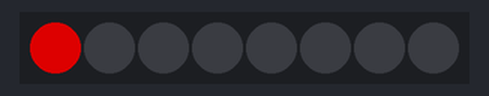
Bench run of a sketch on a simulated Arduino Uno, built with avr-gcc and run on an emulated ATmega328P. On the bench: 8 RGB LEDs in strip order, left to right. Dim RGB values are drawn brighter than linear.

Above: at 0.1 s.
At 1.5 s:
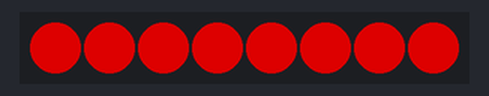
At 2.3 s:
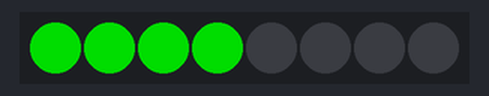
At 3.1 s:
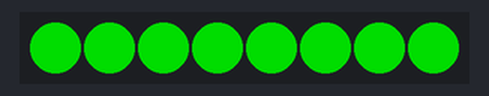
At 3.5 s:
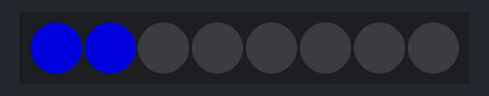
At 4.71 s:
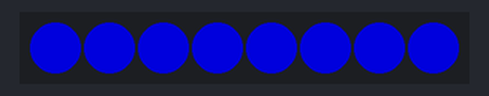
Timing chart, 0 to 40.0 s (numbered marks = the images above):
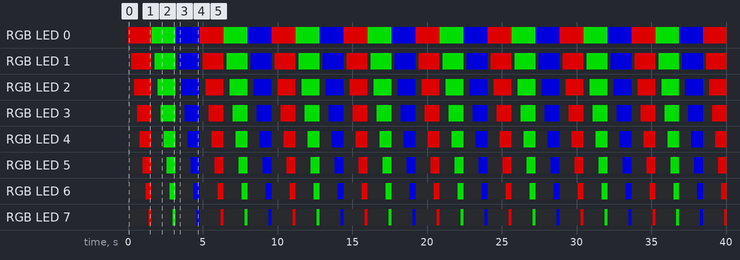

Measured:
- by itself, RGB LED 0: repeats every 4.8 s: RGB(0, 150, 0) 1.6 s, RGB(0, 0, 150) 1.6 s, RGB(150, 0, 0) 1.6 s
- by itself, RGB LED 1: repeats every 4.8 s: off 0.20 s, RGB(0, 150, 0) 1.4 s, off 0.20 s, RGB(0, 0, 150) 1.4 s, off 0.20 s, RGB(150, 0, 0) 1.4 s
- by itself, RGB LED 2: repeats every 4.8 s: off 0.40 s, RGB(0, 150, 0) 1.2 s, off 0.40 s, RGB(0, 0, 150) 1.2 s, off 0.40 s, RGB(150, 0, 0) 1.2 s
- by itself, RGB LED 3: repeats every 4.8 s: off 0.60 s, RGB(0, 150, 0) 1.0 s, off 0.60 s, RGB(0, 0, 150) 1.0 s, off 0.60 s, RGB(150, 0, 0) 1.0 s
- by itself, RGB LED 4: repeats every 4.8 s: off 0.80 s, RGB(0, 150, 0) 0.80 s, off 0.80 s, RGB(0, 0, 150) 0.80 s, off 0.80 s, RGB(150, 0, 0) 0.80 s
- by itself, RGB LED 5: repeats every 4.8 s: off 1.0 s, RGB(0, 150, 0) 0.60 s, off 1.0 s, RGB(0, 0, 150) 0.60 s, off 1.0 s, RGB(150, 0, 0) 0.60 s
- by itself, RGB LED 6: repeats every 4.8 s: off 1.2 s, RGB(0, 150, 0) 0.40 s, off 1.2 s, RGB(0, 0, 150) 0.40 s, off 1.2 s, RGB(150, 0, 0) 0.40 s
- by itself, RGB LED 7: repeats every 4.8 s: off 1.4 s, RGB(0, 150, 0) 0.20 s, off 1.4 s, RGB(0, 0, 150) 0.20 s, off 1.4 s, RGB(150, 0, 0) 0.20 s

The sketch:

sketch.ino
```cpp
#include <Adafruit_NeoPixel.h>

#define PIN        6
#define NUMPIXELS  8

Adafruit_NeoPixel pixels(NUMPIXELS, PIN, NEO_GRB + NEO_KHZ800);

void setup() {
  pixels.begin();
}

int r = 150;
int g = 0;
int b = 0;

void loop() {
  pixels.clear();

  for(int i=0; i<NUMPIXELS; i++) {
    pixels.setPixelColor(i, r, g, b);
    pixels.show();
    delay(200);
  }

  int temp = b;
  b = g;
  g = r;
  r = temp;
}
```
